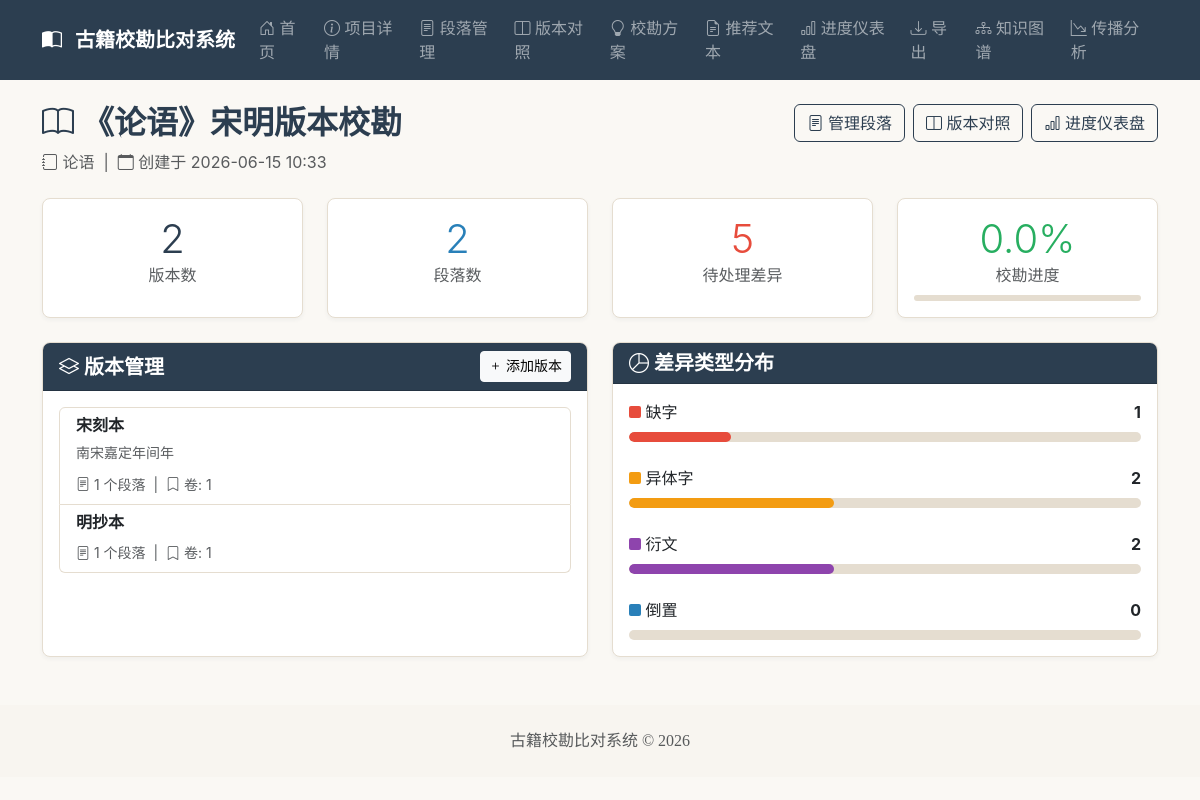
/projects/1, run on the app's committed database.
### app/models.py (models this page shows)
class Project(Base):
    __tablename__ = "project"
    id = Column(Integer, primary_key=True, autoincrement=True)
    name = Column(String(255), nullable=False)
    description = Column(Text, nullable=True)
    book_title = Column(String(255), nullable=False)
    created_at = Column(DateTime, default=datetime.now)
    versions = relationship("Version", back_populates="project", cascade="all, delete-orphan")
    diffs = relationship("Diff", back_populates="project", cascade="all, delete-orphan")

class Version(Base):
    __tablename__ = "version"
    id = Column(Integer, primary_key=True, autoincrement=True)
    project_id = Column(Integer, ForeignKey("project.id", ondelete="CASCADE"), nullable=False)
    name = Column(String(255), nullable=False)
    source = Column(Text, nullable=True)
    year = Column(String(50), nullable=True)
    __table_args__ = (UniqueConstraint("project_id", "name", name="uq_project_version_name"),)
    project = relationship("Project", back_populates="versions")
    passages = relationship("Passage", back_populates="version", cascade="all, delete-orphan")
    diffs = relationship("Diff", back_populates="version", cascade="all, delete-orphan")

### app/routers/projects.py (the view)
@router.get("/projects/{project_id}", response_class=HTMLResponse)
async def project_detail(request: Request, project_id: int, db: Session = Depends(get_db)):
    project = crud.get_project(db, project_id)
    if not project:
        raise HTTPException(status_code=404, detail="项目不存在")
    versions = crud.get_versions_by_project(db, project_id)
    stats = crud.get_project_stats(db, project_id)
    diff_summary = business_rules.get_diff_status_summary(db, project_id)
    versions_with_volumes = []
    for v in versions:
        volumes = crud.get_volumes_by_version(db, v.id)
        passage_count = len(crud.get_passages_by_version(db, v.id))
        versions_with_volumes.append({
            "version": v,
            "volumes": volumes,
            "passage_count": passage_count
        })
    error = request.query_params.get("error", None)
    success = request.query_params.get("success", None)
    return templates.TemplateResponse("project_detail.html", {
        "request": request,
        "project": project,
        "versions_with_volumes": versions_with_volumes,
        "stats": stats,
        "diff_summary": diff_summary,
        "error": error,
        "success": success
    })

### app/templates/project_detail.html (shortened to what this page needs)
{% extends "base.html" %}
{% block content %}
<div class="d-flex justify-content-between align-items-start mb-4">
    <div>
        <h2 style="color: #2c3e50;">
            <i class="bi bi-book"></i> {{ project.name }}
        </h2>
        <p class="text-muted mb-0">
            <i class="bi bi-journal"></i> {{ project.book_title }}
            &nbsp;|&nbsp;
            <i class="bi bi-calendar"></i> 创建于 {{ project.created_at.strftime('%Y-%m-%d %H:%M') }}
        </p>
    </div>
    <div class="d-flex gap-2">
        <a href="/projects/{{ project.id }}/passages" class="btn btn-outline-primary">
            <i class="bi bi-file-text"></i> 管理段落
        </a>
        <a href="/projects/{{ project.id }}/compare" class="btn btn-outline-primary">
            <i class="bi bi-layout-split"></i> 版本对照
        </a>
        <a href="/projects/{{ project.id }}/dashboard" class="btn btn-outline-primary">
            <i class="bi bi-bar-chart"></i> 进度仪表盘
        </a>
    </div>
</div>
<div class="row mb-4">
    <div class="col-md-3">
        <div class="card text-center h-100">
            <div class="card-body">
                <div class="display-6" style="color: #2c3e50;">{{ stats.total_versions }}</div>
                <div class="text-muted">版本数</div>
            </div>
        </div>
    </div>
    <div class="col-md-3">
        <div class="card text-center h-100">
            <div class="card-body">
                <div class="display-6" style="color: #2980b9;">{{ stats.total_passages }}</div>
                <div class="text-muted">段落数</div>
            </div>
        </div>
    </div>
    <div class="col-md-3">
        <div class="card text-center h-100">
            <div class="card-body">
                <div class="display-6" style="color: #e74c3c;">{{ stats.pending_diffs }}</div>
                <div class="text-muted">待处理差异</div>
            </div>
        </div>
    </div>
    <div class="col-md-3">
        <div class="card text-center h-100">
            <div class="card-body">
                <div class="display-6" style="color: #27ae60;">{{ stats.progress_percent }}%</div>
                <div class="text-muted">校勘进度</div>
                <div class="progress mt-2" style="height: 6px;">
                </div>
            </div>
        </div>
    </div>
</div>
<div class="row">
    <div class="col-lg-6">
        <div class="card h-100">
            <div class="card-header d-flex justify-content-between align-items-center" style="background-color: #2c3e50; color: white;">
                <h5 class="mb-0"><i class="bi bi-layers"></i> 版本管理</h5>
                <button class="btn btn-light btn-sm" data-bs-toggle="modal" data-bs-target="#addVersionModal">
                    <i class="bi bi-plus"></i> 添加版本
                </button>
            </div>
            <div class="card-body">
                {% if versions_with_volumes %}
                <div class="list-group">
                    {% for item in versions_with_volumes %}
                    <div class="list-group-item">
                        <div class="d-flex justify-content-between align-items-start">
                            <div>
                                <h6 class="mb-1">{{ item.version.name }}</h6>
                                <small class="text-muted">
                                    {% if item.version.year %}{{ item.version.year }}年{% endif %}
                                </small>
                                <div class="mt-2">
                                    <small class="text-muted">
                                        <i class="bi bi-file-text"></i> {{ item.passage_count }} 个段落
                                        {% if item.volumes %}
                                            &nbsp;|&nbsp;
                                            <i class="bi bi-bookmark"></i> 卷: {{ item.volumes | join(', ') }}
                                        {% endif %}
                                    </small>
                                </div>
                            </div>
                        </div>
                    </div>
                    {% endfor %}
                </div>
                {% else %}
                <div class="text-center py-4 text-muted">
                    <i class="bi bi-layers" style="font-size: 2rem;"></i>
                    <p class="mt-2 mb-0">暂无版本，请添加至少2个版本以开始校勘</p>
                </div>
                {% endif %}
            </div>
        </div>
    </div>
    <div class="col-lg-6">
        <div class="card h-100">
            <div class="card-header" style="background-color: #2c3e50; color: white;">
                <h5 class="mb-0"><i class="bi bi-pie-chart"></i> 差异类型分布</h5>
            </div>
            <div class="card-body">
                {% if diff_summary.total > 0 %}
                <div class="mb-4">
                    <div class="d-flex justify-content-between mb-2">
                        <span><span style="display: inline-block; width: 12px; height: 12px; background-color: #e74c3c; border-radius: 2px;"></span> 缺字</span>
                        <span class="fw-bold">{{ diff_summary.by_type.missing }}</span>
                    </div>
                    <div class="progress" style="height: 10px;">
                        <div class="progress-bar" role="progressbar" style="width: {{ (diff_summary.by_type.missing / diff_summary.total * 100) | round(1) }}%; background-color: #e74c3c;"></div>
                    </div>
                </div>
                <div class="mb-4">
                    <div class="d-flex justify-content-between mb-2">
                        <span><span style="display: inline-block; width: 12px; height: 12px; background-color: #f39c12; border-radius: 2px;"></span> 异体字</span>
                        <span class="fw-bold">{{ diff_summary.by_type.variant }}</span>
                    </div>
                    <div class="progress" style="height: 10px;">
                        <div class="progress-bar" role="progressbar" style="width: {{ (diff_summary.by_type.variant / diff_summary.total * 100) | round(1) }}%; background-color: #f39c12;"></div>
                    </div>
                </div>
                <div class="mb-4">
                    <div class="d-flex justify-content-between mb-2">
                        <span><span style="display: inline-block; width: 12px; height: 12px; background-color: #8e44ad; border-radius: 2px;"></span> 衍文</span>
                        <span class="fw-bold">{{ diff_summary.by_type.added }}</span>
                    </div>
                    <div class="progress" style="height: 10px;">
                        <div class="progress-bar" role="progressbar" style="width: {{ (diff_summary.by_type.added / diff_summary.total * 100) | round(1) }}%; background-color: #8e44ad;"></div>
                    </div>
                </div>
                <div>
                    <div class="d-flex justify-content-between mb-2">
                        <span><span style="display: inline-block; width: 12px; height: 12px; background-color: #2980b9; border-radius: 2px;"></span> 倒置</span>
                        <span class="fw-bold">{{ diff_summary.by_type.reversed }}</span>
                    </div>
                    <div class="progress" style="height: 10px;">
                    </div>
                </div>
                {% else %}
                <div class="text-center py-4 text-muted">
                    <i class="bi bi-pie-chart" style="font-size: 2rem;"></i>
                    <p class="mt-2 mb-0">暂无差异数据，请先录入段落</p>
                </div>
                {% endif %}
            </div>
        </div>
    </div>
</div>
{% endblock %}

### static/css/custom.css (style rules this page uses)
body { font-family: 'Noto Sans SC', -apple-system, BlinkMacSystemFont, 'Segoe UI', sans-serif; background-color: #faf8f4; color: #2c3e50; min-height: 100vh; }
h1, h2, h3, h4, h5, h6 { font-family: 'Noto Serif SC', serif; font-weight: 600; }
.card { border-radius: 8px; border: 1px solid #e5ddd0; box-shadow: 0 2px 4px rgba(44, 62, 80, 0.05); transition: box-shadow 0.3s ease; }
.card-header { border-radius: 7px 7px 0 0 !important; font-family: 'Noto Serif SC', serif; }
.btn-outline-primary { color: #2c3e50; border-color: #2c3e50; }
.progress { background-color: #e5ddd0; border-radius: 10px; }
.progress-bar { border-radius: 10px; transition: width 0.6s ease; }
.list-group-item { border-color: #e5ddd0; background-color: #fff; }

### data on the page
Project: name "《论语》宋明版本校勘", book_title "论语", created_at "2026-06-15 10:33"
Version: version.name "宋刻本", version.year "南宋嘉定年间"
Version: version.name "明抄本"

### other printed values
{{ stats.total_versions }} "2"
{{ stats.total_passages }} "2"
{{ stats.pending_diffs }} "5"
{{ stats.progress_percent }} "0.0"
{{ item.passage_count }} "1" "1"
{{ item.volumes | join(', ') }} "1" "1"
{{ diff_summary.by_type.missing }} "1"
{{ diff_summary.by_type.variant }} "2"
{{ diff_summary.by_type.added }} "2"
{{ diff_summary.by_type.reversed }} "0"
